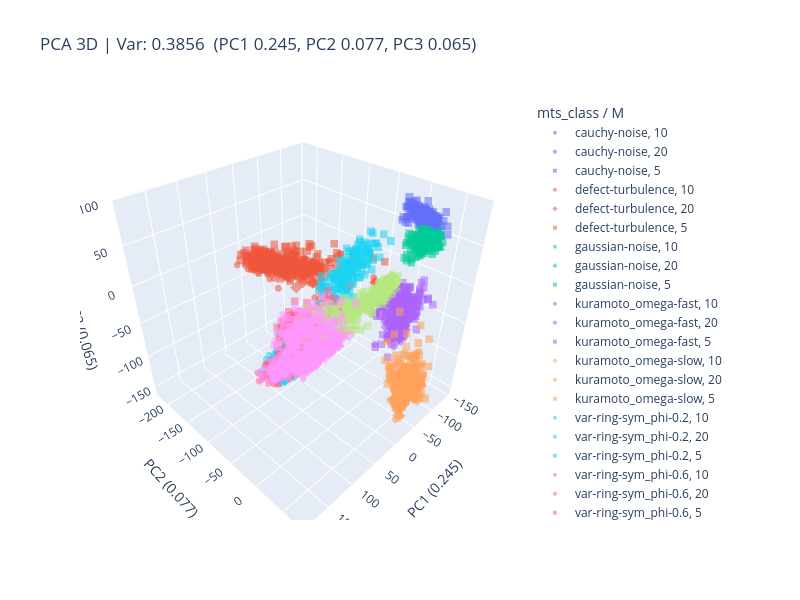

Notebook code cell kept with this figure:
### Code cell
import plotly.express as px
from sklearn.decomposition import PCA
from sklearn.preprocessing import StandardScaler

# 3D PCA on scaled features (matches plot_pca's StandardScaler step).
X_scaled = StandardScaler().fit_transform(X)
pca3 = PCA(n_components=3, random_state=0)
emb3 = pca3.fit_transform(X_scaled)
var3 = pca3.explained_variance_ratio_

df3 = meta_df.assign(
    pc1=emb3[:, 0], pc2=emb3[:, 1], pc3=emb3[:, 2],
    M_str=meta_df["M"].astype(str),
    instance_str=meta_df["instance"].astype(str),
    dataset_paths_str=meta_df["dataset_paths"].astype(str),
)

fig = px.scatter_3d(
    df3, x="pc1", y="pc2", z="pc3",
    color="mts_class", symbol="M_str",
    hover_data={
        "mts_class": True, "M": True, "T": True,
        "instance_str": True, "dataset_paths_str": True,
        "M_str": False,
        "pc1": ":.2f", "pc2": ":.2f", "pc3": ":.2f",
    },
    title=f"PCA 3D | Var: {var3.sum():.4f}  (PC1 {var3[0]:.3f}, PC2 {var3[1]:.3f}, PC3 {var3[2]:.3f})",
    width=800, height=600,
)
fig.update_traces(marker=dict(size=4, opacity=0.55))
fig.update_layout(legend=dict(title="mts_class / M"),
                  scene=dict(xaxis_title=f"PC1 ({var3[0]:.3f})",
                             yaxis_title=f"PC2 ({var3[1]:.3f})",
                             zaxis_title=f"PC3 ({var3[2]:.3f})",
                             aspectmode="cube"))
fig.show()

### Figure 1 — Plotly figure (JSON) as saved in the notebook; plotly's stock layout.template omitted (floating-point values rounded to 4 significant figures; data arrays with more than 128 entries replaced by an {"elided": "..."} marker saying what was removed)
{"data": [{"customdata": {"elided": "150x6 mixed values"}, "hovertemplate": "mts_class=%{customdata[0]}<br>pc1=%{x:.2f}<br>pc2=%{y:.2f}<br>pc3=%{z:.2f}<br>M=%{customdata[1]}<br>T=%{customdata[2]}<br>instance_str=%{customdata[3]}<br>dataset_paths_str=%{customdata[4]}<extra></extra>", "legendgroup": "cauchy-noise, 10", "marker": {"color": "#636efa", "opacity": 0.55, "size": 4, "symbol": "circle"}, "mode": "markers", "name": "cauchy-noise, 10", "scene": "scene", "showlegend": true, "type": "scatter3d", "x": {"elided": "150 float values"}, "y": {"elided": "150 float values"}, "z": {"elided": "150 float values"}}, {"customdata": {"elided": "103x6 mixed values"}, "hovertemplate": "mts_class=%{customdata[0]}<br>pc1=%{x:.2f}<br>pc2=%{y:.2f}<br>pc3=%{z:.2f}<br>M=%{customdata[1]}<br>T=%{customdata[2]}<br>instance_str=%{customdata[3]}<br>dataset_paths_str=%{customdata[4]}<extra></extra>", "legendgroup": "cauchy-noise, 20", "marker": {"color": "#636efa", "opacity": 0.55, "size": 4, "symbol": "diamond"}, "mode": "markers", "name": "cauchy-noise, 20", "scene": "scene", "showlegend": true, "type": "scatter3d", "x": [-108.4, -112.1, -117.5, -108.9, -109.1, -108.2, -112.5, -109.8, -103.5, -109.0, -105.3, -109.8, -111.7, -112.6, -111.4, -109.1, -104.8, -108.8, -108.5, -116.5, -114.2, -114.1, -111.5, -110.3, -111.6, -112.8, -109.9, -112.6, -114.3, -109.7, -115.8, -110.4, -110.5, -111.5, -111.9, -112.4, -112.2, -111.4, -110.4, -111.1, -112.0, -103.9, -108.5, -110.6, -110.8, -111.4, -112.8, -110.8, -107.0, -113.1, -106.8, -110.2, -104.7, -110.1, -109.7, -111.1, -108.3, -107.5, -114.8, -110.5, -108.7, -114.6, -110.7, -110.5, -108.3, -111.1, -110.7, -110.7, -111.2, -114.2, -111.6, -110.0, -109.9, -114.0, -116.0, -115.2, -109.5, -104.6, -108.0, -107.8, -109.5, -106.2, -106.3, -112.3, -115.3, -109.6, -108.0, -110.9, -109.3, -106.2, -113.2, -112.9, -112.0, -109.2, -103.8, -106.6, -115.7, -112.3, -107.6, -114.7, -113.4, -111.0, -111.7], "y": [20.15, 23.76, 25.08, 19.56, 14.17, 16.1, 18.01, 18.94, 14.25, 21.24, 16.5, 18.18, 20.39, 21.01, 22.04, 16.98, 14.32, 19.45, 14.36, 26.45, 24.67, 17.64, 17.19, 19.88, 22.86, 20.46, 19.91, 17.41, 24.08, 18.88, 21.26, 23.28, 22.03, 20.37, 24.21, 24.96, 21.65, 22.36, 23.13, 20.96, 19.76, 13.46, 21.84, 20.03, 21.59, 18.21, 22.99, 18.25, 13.16, 19.92, 13.64, 19.98, 16.01, 23.97, 19.48, 19.01, 15.33, 17.23, 27.84, 20.58, 19.59, 23.82, 15.86, 17.57, 18.11, 21.04, 19.6, 20.49, 22.63, 26.53, 20.45, 14.74, 20.55, 21.55, 15.4, 24.0, 18.26, 12.38, 17.87, 18.44, 21.01, 16.14, 10.54, 20.92, 24.28, 18.13, 16.98, 22.36, 20.7, 19.02, 23.3, 18.6, 20.78, 20.52, 19.38, 9.995, 23.57, 19.7, 21.38, 21.66, 20.78, 20.9, 15.6], "z": [74.27, 80.79, 78.61, 81.18, 81.73, 78.63, 78.96, 78.25, 77.89, 75.22, 77.7, 72.53, 75.54, 74.52, 71.85, 79.24, 73.68, 76.73, 77.81, 74.27, 74.5, 77.1, 79.44, 75.92, 78.37, 76.82, 76.53, 74.32, 78.87, 79.69, 77.35, 77.98, 72.56, 80.36, 74.31, 76.87, 81.96, 77.98, 75.83, 79.29, 80.08, 79.59, 74.32, 73.54, 77.71, 78.72, 73.57, 81.17, 79.87, 79.1, 76.93, 80.23, 78.37, 76.55, 77.57, 78.47, 72.19, 77.62, 73.22, 76.03, 70.1, 74.81, 78.73, 75.61, 80.58, 70.8, 73.96, 75.87, 79.25, 74.3, 76.07, 79.02, 76.87, 75.09, 73.75, 75.59, 78.55, 74.75, 79.56, 74.56, 73.45, 78.32, 74.75, 75.7, 76.29, 72.82, 73.22, 78.34, 79.82, 77.96, 79.82, 78.64, 76.97, 75.71, 75.19, 78.58, 78.26, 81.22, 72.19, 72.68, 76.38, 72.62, 76.93]}, {"customdata": {"elided": "100x6 mixed values"}, "hovertemplate": "mts_class=%{customdata[0]}<br>pc1=%{x:.2f}<br>pc2=%{y:.2f}<br>pc3=%{z:.2f}<br>M=%{customdata[1]}<br>T=%{customdata[2]}<br>instance_str=%{customdata[3]}<br>dataset_paths_str=%{customdata[4]}<extra></extra>", "legendgroup": "cauchy-noise, 5", "marker": {"color": "#636efa", "opacity": 0.55, "size": 4, "symbol": "square"}, "mode": "markers", "name": "cauchy-noise, 5", "scene": "scene", "showlegend": true, "type": "scatter3d", "x": [-115.7, -107.4, -97.14, -115.7, -115.2, -123.2, -98.73, -102.2, -119.9, -99.15, -106.7, -107.3, -109.9, -99.73, -107.7, -103.4, -121.3, -118.5, -95.41, -117.0, -124.0, -111.1, -113.4, -108.1, -111.1, -117.7, -123.4, -108.4, -99.56, -105.0, -121.8, -101.4, -107.3, -107.2, -101.2, -101.2, -93.53, -116.6, -116.0, -104.1, -99.51, -122.1, -112.1, -124.3, -103.0, -116.0, -96.48, -124.1, -110.4, -105.2, -102.4, -117.2, -122.9, -107.5, -115.4, -90.12, -114.3, -107.9, -121.4, -96.16, -97.16, -123.4, -104.8, -106.6, -107.8, -78.84, -118.8, -109.1, -117.7, -97.23, -105.8, -85.1, -108.7, -117.1, -115.6, -110.2, -107.5, -111.3, -108.1, -114.1, -106.2, -105.3, -94.32, -114.1, -108.4, -123.0, -115.7, -107.8, -101.0, -119.2, -111.2, -123.8, -100.6, -119.1, -108.6, -99.72, -103.4, -101.1, -114.6, -95.74], "y": [34.58, 17.63, 15.96, 22.18, 32.12, 45.63, 17.82, 26.27, 30.11, 0.4259, 4.071, -1.338, 25.67, 20.57, 2.346, -2.19, 31.86, 34.27, 9.532, 18.5, 6.133, 34.58, 26.83, 25.85, 28.02, 27.41, 37.88, -7.878, 15.73, -3.177, 38.76, 0.8673, 38.71, 27.88, 2.952, 21.5, 2.19, 29.35, 14.15, 14.92, 8.877, 31.99, 34.95, 37.42, 21.41, 20.72, 20.25, 34.77, 34.4, 40.09, -7.733, 22.2, 40.59, 18.99, 17.24, 10.05, 0.2087, 8.122, 48.64, 1.661, 1.867, 22.9, 37.36, 21.73, 6.821, 10.35, 19.93, 23.03, 25.43, 4.27, 10.64, 8.373, 25.62, 16.17, 36.94, -4.052, 15.98, 13.65, 15.17, 31.39, 26.52, 19.89, 16.79, 23.21, 24.11, 7.658, 17.57, 10.47, 10.75, 21.33, 16.82, 38.75, 34.33, 10.48, -0.4686, 17.57, 18.64, -6.036, 35.46, 8.143], "z": [73.63, 75.64, 89.67, 77.74, 71.07, 68.63, 78.01, 72.54, 63.79, 71.88, 89.08, 86.6, 62.58, 82.81, 79.71, 88.36, 65.99, 75.16, 79.9, 69.89, 61.17, 63.69, 64.74, 73.9, 75.06, 74.65, 56.49, 80.49, 75.0, 92.89, 57.63, 78.87, 68.38, 79.43, 70.32, 64.04, 84.82, 65.16, 83.62, 85.03, 86.85, 62.68, 77.46, 65.79, 66.65, 63.82, 78.13, 66.91, 67.91, 67.55, 66.53, 65.84, 83.3, 85.36, 69.81, 79.17, 73.17, 71.6, 60.72, 85.57, 73.54, 70.57, 71.65, 70.37, 90.82, 74.87, 76.94, 74.99, 80.56, 67.38, 83.32, 90.99, 74.03, 73.61, 62.03, 85.52, 72.44, 78.54, 82.1, 78.81, 82.2, 79.45, 85.13, 76.8, 61.85, 75.68, 91.19, 80.44, 88.3, 61.3, 83.02, 73.05, 78.51, 62.51, 81.32, 68.61, 73.51, 70.83, 77.29, 90.0]}, {"customdata": {"elided": "150x6 mixed values"}, "hovertemplate": "mts_class=%{customdata[0]}<br>pc1=%{x:.2f}<br>pc2=%{y:.2f}<br>pc3=%{z:.2f}<br>M=%{customdata[1]}<br>T=%{customdata[2]}<br>instance_str=%{customdata[3]}<br>dataset_paths_str=%{customdata[4]}<extra></extra>", "legendgroup": "defect-turbulence, 10", "marker": {"color": "#EF553B", "opacity": 0.55, "size": 4, "symbol": "circle"}, "mode": "markers", "name": "defect-turbulence, 10", "scene": "scene", "showlegend": true, "type": "scatter3d", "x": {"elided": "150 float values"}, "y": {"elided": "150 float values"}, "z": {"elided": "150 float values"}}, {"customdata": {"elided": "150x6 mixed values"}, "hovertemplate": "mts_class=%{customdata[0]}<br>pc1=%{x:.2f}<br>pc2=%{y:.2f}<br>pc3=%{z:.2f}<br>M=%{customdata[1]}<br>T=%{customdata[2]}<br>instance_str=%{customdata[3]}<br>dataset_paths_str=%{customdata[4]}<extra></extra>", "legendgroup": "defect-turbulence, 20", "marker": {"color": "#EF553B", "opacity": 0.55, "size": 4, "symbol": "diamond"}, "mode": "markers", "name": "defect-turbulence, 20", "scene": "scene", "showlegend": true, "type": "scatter3d", "x": {"elided": "150 float values"}, "y": {"elided": "150 float values"}, "z": {"elided": "150 float values"}}, {"customdata": {"elided": "150x6 mixed values"}, "hovertemplate": "mts_class=%{customdata[0]}<br>pc1=%{x:.2f}<br>pc2=%{y:.2f}<br>pc3=%{z:.2f}<br>M=%{customdata[1]}<br>T=%{customdata[2]}<br>instance_str=%{customdata[3]}<br>dataset_paths_str=%{customdata[4]}<extra></extra>", "legendgroup": "defect-turbulence, 5", "marker": {"color": "#EF553B", "opacity": 0.55, "size": 4, "symbol": "square"}, "mode": "markers", "name": "defect-turbulence, 5", "scene": "scene", "showlegend": true, "type": "scatter3d", "x": {"elided": "150 float values"}, "y": {"elided": "150 float values"}, "z": {"elided": "150 float values"}}, {"customdata": {"elided": "150x6 mixed values"}, "hovertemplate": "mts_class=%{customdata[0]}<br>pc1=%{x:.2f}<br>pc2=%{y:.2f}<br>pc3=%{z:.2f}<br>M=%{customdata[1]}<br>T=%{customdata[2]}<br>instance_str=%{customdata[3]}<br>dataset_paths_str=%{customdata[4]}<extra></extra>", "legendgroup": "gaussian-noise, 10", "marker": {"color": "#00cc96", "opacity": 0.55, "size": 4, "symbol": "circle"}, "mode": "markers", "name": "gaussian-noise, 10", "scene": "scene", "showlegend": true, "type": "scatter3d", "x": {"elided": "150 float values"}, "y": {"elided": "150 float values"}, "z": {"elided": "150 float values"}}, {"customdata": {"elided": "150x6 mixed values"}, "hovertemplate": "mts_class=%{customdata[0]}<br>pc1=%{x:.2f}<br>pc2=%{y:.2f}<br>pc3=%{z:.2f}<br>M=%{customdata[1]}<br>T=%{customdata[2]}<br>instance_str=%{customdata[3]}<br>dataset_paths_str=%{customdata[4]}<extra></extra>", "legendgroup": "gaussian-noise, 20", "marker": {"color": "#00cc96", "opacity": 0.55, "size": 4, "symbol": "diamond"}, "mode": "markers", "name": "gaussian-noise, 20", "scene": "scene", "showlegend": true, "type": "scatter3d", "x": {"elided": "150 float values"}, "y": {"elided": "150 float values"}, "z": {"elided": "150 float values"}}, {"customdata": {"elided": "150x6 mixed values"}, "hovertemplate": "mts_class=%{customdata[0]}<br>pc1=%{x:.2f}<br>pc2=%{y:.2f}<br>pc3=%{z:.2f}<br>M=%{customdata[1]}<br>T=%{customdata[2]}<br>instance_str=%{customdata[3]}<br>dataset_paths_str=%{customdata[4]}<extra></extra>", "legendgroup": "gaussian-noise, 5", "marker": {"color": "#00cc96", "opacity": 0.55, "size": 4, "symbol": "square"}, "mode": "markers", "name": "gaussian-noise, 5", "scene": "scene", "showlegend": true, "type": "scatter3d", "x": {"elided": "150 float values"}, "y": {"elided": "150 float values"}, "z": {"elided": "150 float values"}}, {"customdata": {"elided": "150x6 mixed values"}, "hovertemplate": "mts_class=%{customdata[0]}<br>pc1=%{x:.2f}<br>pc2=%{y:.2f}<br>pc3=%{z:.2f}<br>M=%{customdata[1]}<br>T=%{customdata[2]}<br>instance_str=%{customdata[3]}<br>dataset_paths_str=%{customdata[4]}<extra></extra>", "legendgroup": "kuramoto_omega-fast, 10", "marker": {"color": "#ab63fa", "opacity": 0.55, "size": 4, "symbol": "circle"}, "mode": "markers", "name": "kuramoto_omega-fast, 10", "scene": "scene", "showlegend": true, "type": "scatter3d", "x": {"elided": "150 float values"}, "y": {"elided": "150 float values"}, "z": {"elided": "150 float values"}}, {"customdata": {"elided": "124x6 mixed values"}, "hovertemplate": "mts_class=%{customdata[0]}<br>pc1=%{x:.2f}<br>pc2=%{y:.2f}<br>pc3=%{z:.2f}<br>M=%{customdata[1]}<br>T=%{customdata[2]}<br>instance_str=%{customdata[3]}<br>dataset_paths_str=%{customdata[4]}<extra></extra>", "legendgroup": "kuramoto_omega-fast, 20", "marker": {"color": "#ab63fa", "opacity": 0.55, "size": 4, "symbol": "diamond"}, "mode": "markers", "name": "kuramoto_omega-fast, 20", "scene": "scene", "showlegend": true, "type": "scatter3d", "x": [-99.06, -96.11, -107.8, -92.12, -100.0, -99.43, -97.5, -105.7, -99.9, -98.62, -89.57, -96.36, -96.49, -100.5, -104.1, -94.67, -104.4, -99.31, -103.3, -95.91, -89.8, -98.16, -99.39, -104.4, -96.76, -94.31, -106.2, -88.05, -94.6, -100.4, -95.89, -98.09, -96.09, -101.9, -102.4, -94.56, -98.06, -89.13, -101.9, -105.5, -107.1, -91.13, -102.3, -88.48, -100.9, -89.8, -90.59, -99.49, -92.64, -101.4, -100.2, -109.1, -97.52, -97.98, -102.0, -101.1, -98.05, -104.0, -102.3, -107.0, -97.91, -98.64, -101.2, -99.34, -100.5, -94.08, -98.66, -97.84, -101.7, -107.7, -98.74, -99.74, -88.7, -91.61, -95.59, -92.09, -94.35, -84.55, -89.67, -89.83, -86.56, -86.73, -90.07, -105.7, -90.9, -81.25, -96.6, -89.13, -74.32, -90.77, -79.8, -89.33, -88.13, -85.43, -90.5, -93.53, -90.78, -86.02, -92.81, -93.29, -90.23, -90.56, -90.21, -91.59, -92.6, -96.55, -84.36, -87.67, -91.35, -91.85, -79.01, -89.47, -86.97, -89.04, -82.96, -86.85, -92.77, -79.62, -94.63, -83.84, -92.05, -85.63, -88.43, -91.55], "y": [15.12, 18.46, 20.67, 7.607, 13.53, 28.84, 15.33, 23.27, 19.14, 17.22, 11.58, 19.88, 14.71, 8.255, 18.36, 9.738, 19.81, 15.2, 20.06, 17.59, 11.01, 21.2, 22.44, 19.61, 10.89, 20.08, 27.8, 12.62, 17.09, 15.83, 21.42, 18.77, 23.09, 17.04, 21.79, 25.08, 16.74, 8.202, 14.76, 20.77, 22.63, 12.72, 26.38, 7.802, 16.12, 15.13, 14.54, 13.4, 15.32, 18.2, 14.02, 9.09, 11.38, 7.879, 7.415, 15.45, 9.696, 13.81, 19.64, 18.54, 7.023, 15.23, 11.2, 15.79, 15.78, 6.327, 10.28, 12.09, 17.96, 12.72, 16.01, 14.79, 2.769, 10.3, 17.05, 19.03, 15.64, 7.629, 14.18, 18.78, 19.55, 22.7, 22.27, 19.69, 18.01, 6.503, 18.6, 20.91, 9.826, 13.99, 19.31, 14.21, 20.51, 18.13, 15.69, 18.51, 17.31, 14.44, 14.86, 14.02, 18.63, 23.86, 19.31, 11.8, 22.42, 16.68, 18.3, 17.79, 15.34, 19.98, 8.601, 12.65, 15.84, 19.62, 21.49, 15.69, 18.61, 10.89, 17.37, 8.309, 24.52, 14.91, 16.38, 16.76], "z": [-51.54, -49.94, -48.29, -41.1, -54.25, -42.13, -32.84, -37.25, -40.88, -52.31, -40.49, -54.71, -46.22, -41.05, -35.37, -43.85, -44.69, -37.94, -45.72, -46.35, -55.22, -46.71, -43.1, -43.03, -49.68, -40.54, -43.99, -59.76, -40.44, -46.07, -39.23, -47.0, -43.74, -47.57, -48.28, -45.75, -35.62, -66.06, -42.04, -36.08, -49.07, -49.21, -43.69, -50.85, -49.35, -38.4, -50.47, -38.88, -37.4, -43.51, -35.83, -34.13, -25.4, -38.31, -40.06, -27.68, -41.47, -33.99, -35.88, -26.99, -32.58, -38.56, -33.28, -33.35, -38.29, -41.6, -35.38, -33.42, -40.08, -40.12, -35.44, -30.97, -50.13, -33.05, -60.42, -66.28, -59.52, -70.09, -59.73, -65.94, -66.33, -75.55, -62.25, -49.32, -67.35, -73.79, -62.81, -71.77, -71.04, -68.61, -68.49, -68.7, -68.74, -66.18, -61.27, -67.04, -64.34, -65.98, -57.21, -66.64, -75.19, -55.18, -53.51, -58.81, -68.59, -62.31, -77.45, -67.04, -67.2, -60.22, -78.88, -68.58, -67.25, -63.64, -69.59, -70.63, -65.96, -74.34, -64.93, -64.09, -62.09, -69.96, -65.46, -66.03]}, {"customdata": {"elided": "150x6 mixed values"}, "hovertemplate": "mts_class=%{customdata[0]}<br>pc1=%{x:.2f}<br>pc2=%{y:.2f}<br>pc3=%{z:.2f}<br>M=%{customdata[1]}<br>T=%{customdata[2]}<br>instance_str=%{customdata[3]}<br>dataset_paths_str=%{customdata[4]}<extra></extra>", "legendgroup": "kuramoto_omega-fast, 5", "marker": {"color": "#ab63fa", "opacity": 0.55, "size": 4, "symbol": "square"}, "mode": "markers", "name": "kuramoto_omega-fast, 5", "scene": "scene", "showlegend": true, "type": "scatter3d", "x": {"elided": "150 float values"}, "y": {"elided": "150 float values"}, "z": {"elided": "150 float values"}}, {"customdata": {"elided": "150x6 mixed values"}, "hovertemplate": "mts_class=%{customdata[0]}<br>pc1=%{x:.2f}<br>pc2=%{y:.2f}<br>pc3=%{z:.2f}<br>M=%{customdata[1]}<br>T=%{customdata[2]}<br>instance_str=%{customdata[3]}<br>dataset_paths_str=%{customdata[4]}<extra></extra>", "legendgroup": "kuramoto_omega-slow, 10", "marker": {"color": "#FFA15A", "opacity": 0.55, "size": 4, "symbol": "circle"}, "mode": "markers", "name": "kuramoto_omega-slow, 10", "scene": "scene", "showlegend": true, "type": "scatter3d", "x": {"elided": "150 float values"}, "y": {"elided": "150 float values"}, "z": {"elided": "150 float values"}}, {"customdata": {"elided": "111x6 mixed values"}, "hovertemplate": "mts_class=%{customdata[0]}<br>pc1=%{x:.2f}<br>pc2=%{y:.2f}<br>pc3=%{z:.2f}<br>M=%{customdata[1]}<br>T=%{customdata[2]}<br>instance_str=%{customdata[3]}<br>dataset_paths_str=%{customdata[4]}<extra></extra>", "legendgroup": "kuramoto_omega-slow, 20", "marker": {"color": "#FFA15A", "opacity": 0.55, "size": 4, "symbol": "diamond"}, "mode": "markers", "name": "kuramoto_omega-slow, 20", "scene": "scene", "showlegend": true, "type": "scatter3d", "x": [-69.32, -90.46, -79.25, -73.24, -89.02, -92.32, -53.83, -67.46, -86.38, -77.49, -65.95, -56.44, -47.48, -75.69, -82.14, -72.06, -75.04, -68.95, -77.69, -65.17, -77.49, -52.82, -87.3, -81.07, -78.32, -88.81, -69.04, -69.88, -80.31, -74.18, -75.93, -73.44, -85.57, -74.29, -67.13, -76.74, -56.64, -76.4, -45.26, -90.82, -63.57, -61.42, -55.18, -80.0, -90.31, -66.43, -86.76, -70.25, -74.09, -38.43, -91.25, -88.02, -77.01, -81.52, -72.84, -78.75, -81.46, -80.14, -84.14, -73.4, -61.21, -57.32, -73.69, -32.74, -44.35, -75.04, -69.59, -36.6, -66.86, -57.11, -44.24, -59.32, -23.98, -64.26, -69.08, -57.93, -67.57, -23.9, -62.36, -81.45, -59.9, -79.41, -73.26, -46.26, -72.09, -42.21, -72.61, -33.82, -80.04, -72.09, -71.02, -68.83, -71.32, -45.02, -51.49, -86.93, -77.09, -48.17, -72.61, -55.86, -74.72, -71.89, -66.92, -51.99, -49.39, -52.14, -34.52, -67.73, -81.0, -79.55, -79.79], "y": [54.62, 57.98, 67.07, 36.43, 56.4, 58.79, 46.57, 61.77, 41.45, 34.69, 43.1, 62.42, 51.89, 48.37, 47.66, 54.1, 37.93, 39.38, 54.37, 48.28, 52.31, 42.78, 55.01, 52.75, 67.88, 64.28, 59.92, 48.01, 56.71, 46.91, 45.97, 32.75, 55.6, 48.53, 46.65, 42.57, 66.58, 32.64, 64.36, 53.92, 39.79, 56.7, 58.34, 42.64, 64.32, 66.59, 49.03, 43.28, 42.38, 64.11, 61.14, 53.79, 48.95, 55.41, 47.37, 34.62, 36.24, 56.57, 43.31, 29.73, 57.05, 50.23, 36.08, 64.5, 56.13, 38.41, 41.7, 64.85, 66.69, 51.27, 49.71, 48.53, 64.68, 42.34, 43.23, 47.06, 50.15, 67.71, 49.12, 43.72, 51.62, 31.24, 40.91, 51.0, 35.95, 50.15, 43.42, 58.45, 36.07, 38.67, 45.13, 51.08, 41.28, 57.66, 46.57, 52.11, 34.48, 58.14, 40.4, 43.25, 47.67, 53.99, 45.26, 57.42, 44.57, 54.16, 62.69, 40.63, 50.39, 43.03, 37.88], "z": [-142.6, -149.0, -119.6, -125.1, -135.4, -146.7, -122.6, -107.5, -132.2, -131.0, -140.8, -131.4, -137.9, -122.1, -131.3, -130.5, -139.5, -144.6, -142.1, -122.7, -148.6, -118.1, -134.3, -135.9, -143.1, -126.6, -127.0, -120.1, -144.0, -138.0, -132.3, -129.5, -136.8, -140.4, -129.4, -136.6, -124.7, -128.9, -134.7, -114.9, -133.0, -130.2, -139.9, -135.5, -127.6, -133.8, -134.9, -135.0, -116.6, -132.0, -119.5, -109.0, -113.2, -96.81, -142.4, -120.3, -130.8, -118.8, -119.0, -126.8, -136.5, -134.9, -146.5, -145.6, -148.9, -141.9, -140.5, -147.8, -132.6, -152.1, -135.1, -134.6, -125.6, -134.7, -144.6, -139.0, -145.7, -115.3, -136.2, -154.3, -145.0, -126.1, -144.8, -137.7, -128.3, -130.9, -121.9, -124.1, -136.1, -122.9, -144.6, -134.3, -141.6, -137.3, -147.3, -122.5, -143.3, -142.6, -137.9, -131.3, -140.0, -111.0, -141.2, -143.0, -140.9, -128.6, -137.4, -114.9, -114.9, -147.5, -146.4]}, {"customdata": {"elided": "50x6 mixed values"}, "hovertemplate": "mts_class=%{customdata[0]}<br>pc1=%{x:.2f}<br>pc2=%{y:.2f}<br>pc3=%{z:.2f}<br>M=%{customdata[1]}<br>T=%{customdata[2]}<br>instance_str=%{customdata[3]}<br>dataset_paths_str=%{customdata[4]}<extra></extra>", "legendgroup": "kuramoto_omega-slow, 5", "marker": {"color": "#FFA15A", "opacity": 0.55, "size": 4, "symbol": "square"}, "mode": "markers", "name": "kuramoto_omega-slow, 5", "scene": "scene", "showlegend": true, "type": "scatter3d", "x": [-76.22, -95.08, -98.55, -110.7, -48.7, -87.82, -83.14, -90.49, -71.19, -104.1, -94.05, -71.38, -79.09, -87.37, -99.68, -114.3, -59.62, -114.4, -101.3, -83.35, -84.08, -106.0, -125.9, -101.8, -78.02, -96.22, -86.54, -107.5, -103.5, -94.34, -102.1, -84.08, -102.1, -82.16, -58.02, -62.87, -79.52, -63.11, -87.27, -76.45, -103.1, -122.2, -119.4, -74.4, -81.78, -101.4, -83.04, -79.76, -69.31, -93.15], "y": [14.75, 33.88, 48.66, -2.706, 45.92, 35.38, 30.09, 28.56, 51.0, 58.32, 64.87, 24.28, 19.05, 12.64, 59.41, 31.11, 51.6, 33.72, 39.12, 2.968, 12.16, 67.02, 30.44, 55.01, 23.28, 37.94, 23.75, 51.21, 43.33, 56.46, 28.38, 50.48, 47.61, 52.72, 68.99, 25.39, 45.15, 15.09, 17.67, 65.56, 24.56, 35.65, 50.38, 56.85, 54.97, 41.15, 34.07, 74.81, 20.19, 27.31], "z": [-116.0, -97.95, -139.5, -88.6, -88.83, -146.9, -122.6, -97.0, -95.36, -118.6, -142.8, -125.2, -32.64, -132.1, -125.5, -106.9, -118.9, -126.0, -102.9, -85.78, -125.8, -155.4, -66.19, -122.9, -114.0, -99.03, -104.2, -107.3, -100.9, -103.4, -120.5, -83.9, -93.63, -63.4, -78.8, -99.51, -106.4, -99.61, -101.8, -123.3, -91.59, -140.7, -75.06, -113.3, -111.1, -105.9, -89.19, -85.59, -138.2, -66.13]}, {"customdata": {"elided": "150x6 mixed values"}, "hovertemplate": "mts_class=%{customdata[0]}<br>pc1=%{x:.2f}<br>pc2=%{y:.2f}<br>pc3=%{z:.2f}<br>M=%{customdata[1]}<br>T=%{customdata[2]}<br>instance_str=%{customdata[3]}<br>dataset_paths_str=%{customdata[4]}<extra></extra>", "legendgroup": "var-ring-sym_phi-0.2, 10", "marker": {"color": "#19d3f3", "opacity": 0.55, "size": 4, "symbol": "circle"}, "mode": "markers", "name": "var-ring-sym_phi-0.2, 10", "scene": "scene", "showlegend": true, "type": "scatter3d", "x": {"elided": "150 float values"}, "y": {"elided": "150 float values"}, "z": {"elided": "150 float values"}}, {"customdata": {"elided": "148x6 mixed values"}, "hovertemplate": "mts_class=%{customdata[0]}<br>pc1=%{x:.2f}<br>pc2=%{y:.2f}<br>pc3=%{z:.2f}<br>M=%{customdata[1]}<br>T=%{customdata[2]}<br>instance_str=%{customdata[3]}<br>dataset_paths_str=%{customdata[4]}<extra></extra>", "legendgroup": "var-ring-sym_phi-0.2, 20", "marker": {"color": "#19d3f3", "opacity": 0.55, "size": 4, "symbol": "diamond"}, "mode": "markers", "name": "var-ring-sym_phi-0.2, 20", "scene": "scene", "showlegend": true, "type": "scatter3d", "x": {"elided": "148 float values"}, "y": {"elided": "148 float values"}, "z": {"elided": "148 float values"}}, {"customdata": {"elided": "150x6 mixed values"}, "hovertemplate": "mts_class=%{customdata[0]}<br>pc1=%{x:.2f}<br>pc2=%{y:.2f}<br>pc3=%{z:.2f}<br>M=%{customdata[1]}<br>T=%{customdata[2]}<br>instance_str=%{customdata[3]}<br>dataset_paths_str=%{customdata[4]}<extra></extra>", "legendgroup": "var-ring-sym_phi-0.2, 5", "marker": {"color": "#19d3f3", "opacity": 0.55, "size": 4, "symbol": "square"}, "mode": "markers", "name": "var-ring-sym_phi-0.2, 5", "scene": "scene", "showlegend": true, "type": "scatter3d", "x": {"elided": "150 float values"}, "y": {"elided": "150 float values"}, "z": {"elided": "150 float values"}}, {"customdata": {"elided": "150x6 mixed values"}, "hovertemplate": "mts_class=%{customdata[0]}<br>pc1=%{x:.2f}<br>pc2=%{y:.2f}<br>pc3=%{z:.2f}<br>M=%{customdata[1]}<br>T=%{customdata[2]}<br>instance_str=%{customdata[3]}<br>dataset_paths_str=%{customdata[4]}<extra></extra>", "legendgroup": "var-ring-sym_phi-0.6, 10", "marker": {"color": "#FF6692", "opacity": 0.55, "size": 4, "symbol": "circle"}, "mode": "markers", "name": "var-ring-sym_phi-0.6, 10", "scene": "scene", "showlegend": true, "type": "scatter3d", "x": {"elided": "150 float values"}, "y": {"elided": "150 float values"}, "z": {"elided": "150 float values"}}, {"customdata": {"elided": "124x6 mixed values"}, "hovertemplate": "mts_class=%{customdata[0]}<br>pc1=%{x:.2f}<br>pc2=%{y:.2f}<br>pc3=%{z:.2f}<br>M=%{customdata[1]}<br>T=%{customdata[2]}<br>instance_str=%{customdata[3]}<br>dataset_paths_str=%{customdata[4]}<extra></extra>", "legendgroup": "var-ring-sym_phi-0.6, 20", "marker": {"color": "#FF6692", "opacity": 0.55, "size": 4, "symbol": "diamond"}, "mode": "markers", "name": "var-ring-sym_phi-0.6, 20", "scene": "scene", "showlegend": true, "type": "scatter3d", "x": [110.1, 128.3, 123.6, 122.4, 127.4, 107.9, 124.8, 123.9, 123.9, 122.3, 139.7, 136.5, 123.4, 117.9, 121.1, 122.8, 127.8, 132.9, 133.7, 137.5, 135.1, 137.0, 116.4, 134.9, 106.5, 142.6, 111.4, 115.7, 121.2, 114.9, 125.3, 125.9, 131.0, 129.1, 141.5, 135.4, 129.7, 136.5, 123.6, 132.5, 130.9, 88.28, 114.0, 123.2, 128.5, 134.0, 104.6, 121.2, 117.6, 117.0, 155.7, 127.9, 136.9, 146.3, 154.8, 149.9, 150.7, 144.9, 132.1, 147.4, 153.1, 131.8, 138.6, 143.6, 140.0, 137.8, 156.1, 147.8, 131.3, 145.3, 144.4, 136.4, 142.3, 144.1, 111.6, 106.6, 109.6, 85.29, 105.2, 123.8, 115.5, 64.23, 75.71, 91.78, 81.78, 89.24, 111.9, 121.4, 119.4, 116.0, 105.4, 106.5, 96.2, 99.59, 114.6, 96.26, 87.04, 108.1, 80.66, 125.8, 109.8, 124.0, 103.7, 39.81, 93.65, 117.2, 100.9, 104.1, 130.6, 86.57, 122.1, 57.49, 82.93, 128.9, 73.46, 86.26, 106.5, 109.6, 120.3, 86.45, 113.0, 123.4, 102.6, 99.91], "y": [23.08, 27.44, 26.4, 27.44, 28.65, 21.73, 27.84, 29.14, 27.4, 27.6, 26.22, 28.46, 23.46, 24.55, 25.92, 26.97, 21.12, 29.55, 24.35, 25.83, 21.37, 31.61, 24.83, 24.25, 26.38, 25.51, 20.36, 29.81, 29.73, 22.05, 21.76, 24.47, 26.64, 31.69, 23.36, 23.93, 13.36, 23.83, 23.91, 26.36, 25.29, 22.32, 26.28, 27.3, 24.76, 26.51, 22.61, 30.06, 32.9, 23.79, 24.99, 21.61, 26.02, 21.15, 21.82, 27.98, 20.37, 23.19, 28.05, 24.36, 21.63, 25.94, 23.09, 27.43, 24.5, 26.4, 24.12, 20.63, 25.83, 29.02, 26.88, 19.87, 23.7, 21.23, 30.49, 25.12, 19.15, 21.76, 28.69, 28.37, 23.88, 17.03, 30.52, 30.39, 26.01, 23.32, 29.19, 22.66, 33.83, 25.58, 28.3, 27.89, 24.26, 29.57, 25.46, 29.25, 24.77, 31.74, 22.1, 27.96, 29.83, 23.28, 31.58, 6.876, 35.24, 27.81, 26.07, 29.21, 25.95, 19.22, 32.14, 22.87, 24.99, 32.98, 21.34, 24.56, 28.53, 24.88, 33.27, 25.81, 24.37, 22.45, 28.4, 24.22], "z": [-12.54, -7.553, -9.446, -8.105, -3.942, -14.01, -6.495, -9.946, -3.073, -3.246, -8.328, -8.795, -12.46, -2.106, -3.908, 0.5673, -6.688, -9.393, -7.139, -8.535, -4.255, -10.13, -3.085, -5.658, -12.3, -10.02, -7.355, -2.702, -10.73, -0.3274, -11.5, -5.574, -1.886, -7.345, -5.124, -6.398, -2.998, -7.223, -8.754, -6.392, -4.106, -8.091, -6.519, -7.24, -5.739, -8.206, -7.894, -7.437, -3.912, -7.789, -14.27, -9.973, -6.949, -4.904, -10.19, -8.057, -8.051, -9.251, -12.54, -8.905, -8.518, -4.541, -6.061, -9.693, -10.18, -5.597, -8.3, -9.346, -5.878, -9.92, -11.4, -5.827, -9.691, -8.921, -4.376, -3.12, -9.609, -7.579, -0.3219, -12.04, -12.86, -6.881, -9.055, 5.923, -8.636, -10.3, -9.225, -5.704, -10.5, -8.101, -1.923, -6.568, 1.052, 0.6125, -8.046, -0.1442, -8.642, -4.413, -13.87, -3.65, -0.2503, -9.865, -3.448, -18.14, -4.173, -5.735, 3.062, -1.03, -5.077, -7.841, -6.714, -3.738, 5.032, -7.771, -9.752, -4.316, -3.285, -5.122, -7.465, -3.048, -3.614, -5.509, -1.373, -3.249]}, {"customdata": {"elided": "150x6 mixed values"}, "hovertemplate": "mts_class=%{customdata[0]}<br>pc1=%{x:.2f}<br>pc2=%{y:.2f}<br>pc3=%{z:.2f}<br>M=%{customdata[1]}<br>T=%{customdata[2]}<br>instance_str=%{customdata[3]}<br>dataset_paths_str=%{customdata[4]}<extra></extra>", "legendgroup": "var-ring-sym_phi-0.6, 5", "marker": {"color": "#FF6692", "opacity": 0.55, "size": 4, "symbol": "square"}, "mode": "markers", "name": "var-ring-sym_phi-0.6, 5", "scene": "scene", "showlegend": true, "type": "scatter3d", "x": {"elided": "150 float values"}, "y": {"elided": "150 float values"}, "z": {"elided": "150 float values"}}, {"customdata": {"elided": "150x6 mixed values"}, "hovertemplate": "mts_class=%{customdata[0]}<br>pc1=%{x:.2f}<br>pc2=%{y:.2f}<br>pc3=%{z:.2f}<br>M=%{customdata[1]}<br>T=%{customdata[2]}<br>instance_str=%{customdata[3]}<br>dataset_paths_str=%{customdata[4]}<extra></extra>", "legendgroup": "var-ring-sym_phi-0.6_coupling-0.1, 10", "marker": {"color": "#B6E880", "opacity": 0.55, "size": 4, "symbol": "circle"}, "mode": "markers", "name": "var-ring-sym_phi-0.6_coupling-0.1, 10", "scene": "scene", "showlegend": true, "type": "scatter3d", "x": {"elided": "150 float values"}, "y": {"elided": "150 float values"}, "z": {"elided": "150 float values"}}, {"customdata": {"elided": "101x6 mixed values"}, "hovertemplate": "mts_class=%{customdata[0]}<br>pc1=%{x:.2f}<br>pc2=%{y:.2f}<br>pc3=%{z:.2f}<br>M=%{customdata[1]}<br>T=%{customdata[2]}<br>instance_str=%{customdata[3]}<br>dataset_paths_str=%{customdata[4]}<extra></extra>", "legendgroup": "var-ring-sym_phi-0.6_coupling-0.1, 20", "marker": {"color": "#B6E880", "opacity": 0.55, "size": 4, "symbol": "diamond"}, "mode": "markers", "name": "var-ring-sym_phi-0.6_coupling-0.1, 20", "scene": "scene", "showlegend": true, "type": "scatter3d", "x": [-17.61, -26.38, -29.98, -12.49, -15.1, -21.49, -26.76, -18.28, -18.41, -25.64, -12.19, -4.73, -16.72, -13.11, -12.1, -8.687, -17.06, -14.96, -20.11, -32.01, -11.77, -17.35, -25.48, -20.9, 0.6183, -32.61, -26.48, -15.65, -17.58, -29.88, -26.48, -14.74, -17.87, -8.658, -24.35, -18.11, -16.09, -19.76, -22.37, -21.93, -30.12, -23.36, -22.97, -17.54, -19.97, -22.63, -14.58, -39.23, -22.28, -6.477, -12.91, -27.11, -41.1, -30.02, -48.52, -26.84, -35.95, -30.57, -29.95, -42.37, -26.11, -41.64, -37.85, -37.05, -27.32, -32.75, -38.34, -42.03, -41.8, -43.11, -28.8, -25.92, -28.13, -19.91, -13.08, -41.74, -30.58, -27.85, -17.11, -38.71, -34.67, -32.57, -23.36, -33.09, -41.49, -32.9, -42.15, -29.87, -29.18, -28.23, -25.35, -25.28, -33.2, -28.8, -15.13, -43.12, -37.15, -34.2, -22.78, -35.71, -42.29], "y": [28.88, 32.35, 27.44, 35.89, 28.17, 26.14, 27.68, 24.33, 30.34, 27.37, 32.07, 30.78, 26.16, 30.7, 29.05, 32.41, 30.65, 26.58, 24.64, 27.57, 31.41, 31.76, 28.81, 27.24, 27.02, 27.85, 26.49, 34.82, 30.07, 27.47, 29.43, 24.73, 23.67, 32.43, 25.02, 26.54, 26.48, 25.84, 17.41, 28.62, 18.24, 23.4, 24.41, 24.99, 26.01, 20.81, 24.02, 24.12, 21.0, 28.5, 25.67, 23.03, 24.38, 24.23, 19.02, 27.74, 31.61, 17.89, 31.35, 19.75, 27.08, 22.75, 32.42, 29.45, 26.74, 32.95, 32.12, 23.89, 26.75, 22.34, 24.72, 32.4, 30.6, 28.43, 35.29, 24.73, 30.73, 25.22, 30.6, 29.78, 32.75, 19.64, 24.3, 25.83, 26.82, 25.72, 19.88, 21.88, 24.94, 27.92, 24.89, 30.05, 27.9, 28.84, 30.54, 26.92, 25.7, 30.0, 25.28, 24.41, 25.18], "z": [26.18, 25.84, 20.9, 25.34, 26.44, 19.7, 23.36, 24.88, 22.14, 26.61, 20.89, 18.32, 22.55, 24.54, 23.74, 25.04, 27.96, 23.06, 18.3, 25.65, 24.63, 27.62, 19.56, 22.4, 17.76, 24.22, 23.16, 21.13, 19.44, 19.13, 20.23, 28.18, 17.27, 21.71, 18.96, 23.39, 21.03, 24.75, 18.43, 24.4, 22.0, 21.42, 20.73, 23.46, 26.62, 22.11, 24.83, 24.11, 27.96, 27.08, 22.52, 23.23, 24.71, 23.1, 19.15, 19.86, 17.02, 20.43, 26.64, 23.07, 26.38, 25.04, 25.94, 20.68, 20.28, 24.57, 25.74, 27.23, 25.83, 19.71, 26.75, 22.35, 24.49, 20.25, 22.94, 25.9, 28.01, 24.83, 28.88, 25.95, 27.01, 13.49, 24.21, 19.5, 23.29, 20.89, 26.41, 23.96, 22.38, 19.79, 21.39, 24.58, 22.09, 25.06, 20.25, 20.81, 26.92, 22.92, 23.79, 21.88, 23.78]}, {"customdata": {"elided": "100x6 mixed values"}, "hovertemplate": "mts_class=%{customdata[0]}<br>pc1=%{x:.2f}<br>pc2=%{y:.2f}<br>pc3=%{z:.2f}<br>M=%{customdata[1]}<br>T=%{customdata[2]}<br>instance_str=%{customdata[3]}<br>dataset_paths_str=%{customdata[4]}<extra></extra>", "legendgroup": "var-ring-sym_phi-0.6_coupling-0.1, 5", "marker": {"color": "#B6E880", "opacity": 0.55, "size": 4, "symbol": "square"}, "mode": "markers", "name": "var-ring-sym_phi-0.6_coupling-0.1, 5", "scene": "scene", "showlegend": true, "type": "scatter3d", "x": [77.34, 78.54, 45.66, 72.81, 59.85, 72.26, 50.19, 73.99, 74.6, 73.75, 105.2, 64.31, 28.48, 32.82, 91.45, 48.52, 53.4, 18.22, 75.64, 90.53, 51.87, 80.47, 56.98, 40.46, 102.4, 41.89, 97.67, 61.95, 68.51, 73.39, 85.3, 26.93, 33.96, 61.97, 58.08, 81.75, 74.57, 60.83, 35.51, 71.13, 50.38, 113.9, 83.95, 17.13, 60.65, 76.67, 106.3, 98.62, 75.31, 80.58, 93.44, 80.87, 65.38, 109.0, 110.8, 96.46, 94.35, 75.07, 119.5, 77.33, 91.02, 124.1, 81.63, 94.3, 100.4, 87.32, 84.22, 38.79, 60.27, 76.75, 71.99, 113.5, 83.41, 87.66, 89.07, 54.19, 89.81, 83.61, 85.12, 108.0, 108.2, 74.26, 76.02, 76.21, 90.11, 67.04, 70.38, 75.5, 86.4, 107.5, 100.8, 65.31, 34.67, 91.27, 78.6, 70.03, 85.36, 69.5, 127.4, 98.51], "y": [7.791, 40.79, 54.49, 42.14, 27.94, 58.27, 34.31, 14.03, 15.28, 30.43, 43.71, 36.54, 55.55, 50.33, 26.91, 24.83, 23.96, 51.91, 47.68, 35.66, 26.85, 31.75, 33.54, 47.17, 14.49, 37.91, 23.82, 24.54, 43.69, 39.56, 6.394, 34.58, 49.65, 60.27, 29.43, 45.5, 29.25, 28.4, 40.05, 18.96, 45.26, 24.2, 35.74, 50.83, 33.91, 32.6, 19.84, 30.87, 35.23, 31.2, 42.42, 40.68, 28.44, 29.51, 21.44, 23.56, 19.32, 6.968, 14.43, 30.99, 32.32, 26.59, 28.21, 36.2, 32.01, 29.38, 30.59, 48.12, 37.1, 46.63, 28.18, 0.1213, 1.306, 26.85, 26.16, 41.21, 19.36, 29.71, 17.85, 4.549, 9.479, 29.47, 29.77, 29.08, 33.06, 48.24, 38.04, 38.9, 4.405, 35.45, 15.79, 45.67, 47.58, 24.35, 29.81, 19.85, 35.64, 34.15, 23.45, -0.7418], "z": [22.7, 8.882, 27.33, 24.71, 18.15, 21.22, 24.07, 31.79, 26.58, 23.25, 14.46, 20.9, 31.67, 31.05, 30.93, 28.29, 30.39, 30.56, 17.34, 22.98, 22.78, 28.4, 17.32, 24.52, 30.98, 29.51, 29.26, 34.49, 18.47, 12.6, 22.83, 18.84, 32.52, 22.14, 28.46, 16.78, 26.08, 28.56, 27.82, 27.0, 29.68, 15.92, 24.87, 33.5, 19.1, 26.83, 28.27, 11.18, 23.14, 30.1, 17.83, 18.13, 41.01, 14.89, 17.85, 30.39, 21.57, 27.04, 19.97, 15.91, 25.26, 6.217, 27.68, 25.59, 12.89, 15.23, 27.42, 36.91, 27.62, 17.0, 36.0, 19.41, 18.51, 21.74, 21.88, 26.49, 28.19, 20.36, 30.57, 22.11, 19.15, 18.31, 23.68, 23.06, 29.63, 19.08, 19.88, 25.53, 26.35, 20.86, 27.46, 12.4, 20.99, 21.99, 23.92, 26.64, 14.78, 23.64, 15.39, 29.12]}, {"customdata": {"elided": "150x6 mixed values"}, "hovertemplate": "mts_class=%{customdata[0]}<br>pc1=%{x:.2f}<br>pc2=%{y:.2f}<br>pc3=%{z:.2f}<br>M=%{customdata[1]}<br>T=%{customdata[2]}<br>instance_str=%{customdata[3]}<br>dataset_paths_str=%{customdata[4]}<extra></extra>", "legendgroup": "var-ring-sym_phi-0.95, 10", "marker": {"color": "#FF97FF", "opacity": 0.55, "size": 4, "symbol": "circle"}, "mode": "markers", "name": "var-ring-sym_phi-0.95, 10", "scene": "scene", "showlegend": true, "type": "scatter3d", "x": {"elided": "150 float values"}, "y": {"elided": "150 float values"}, "z": {"elided": "150 float values"}}, {"customdata": {"elided": "150x6 mixed values"}, "hovertemplate": "mts_class=%{customdata[0]}<br>pc1=%{x:.2f}<br>pc2=%{y:.2f}<br>pc3=%{z:.2f}<br>M=%{customdata[1]}<br>T=%{customdata[2]}<br>instance_str=%{customdata[3]}<br>dataset_paths_str=%{customdata[4]}<extra></extra>", "legendgroup": "var-ring-sym_phi-0.95, 20", "marker": {"color": "#FF97FF", "opacity": 0.55, "size": 4, "symbol": "diamond"}, "mode": "markers", "name": "var-ring-sym_phi-0.95, 20", "scene": "scene", "showlegend": true, "type": "scatter3d", "x": {"elided": "150 float values"}, "y": {"elided": "150 float values"}, "z": {"elided": "150 float values"}}, {"customdata": {"elided": "150x6 mixed values"}, "hovertemplate": "mts_class=%{customdata[0]}<br>pc1=%{x:.2f}<br>pc2=%{y:.2f}<br>pc3=%{z:.2f}<br>M=%{customdata[1]}<br>T=%{customdata[2]}<br>instance_str=%{customdata[3]}<br>dataset_paths_str=%{customdata[4]}<extra></extra>", "legendgroup": "var-ring-sym_phi-0.95, 5", "marker": {"color": "#FF97FF", "opacity": 0.55, "size": 4, "symbol": "square"}, "mode": "markers", "name": "var-ring-sym_phi-0.95, 5", "scene": "scene", "showlegend": true, "type": "scatter3d", "x": {"elided": "150 float values"}, "y": {"elided": "150 float values"}, "z": {"elided": "150 float values"}}], "layout": {"height": 600, "legend": {"title": {"text": "mts_class / M"}, "tracegroupgap": 0}, "scene": {"aspectmode": "cube", "domain": {"x": [0, 1], "y": [0, 1]}, "xaxis": {"title": {"text": "PC1 (0.245)"}}, "yaxis": {"title": {"text": "PC2 (0.077)"}}, "zaxis": {"title": {"text": "PC3 (0.065)"}}}, "title": {"text": "PCA 3D | Var: 0.3856  (PC1 0.245, PC2 0.077, PC3 0.065)"}, "width": 800}}
